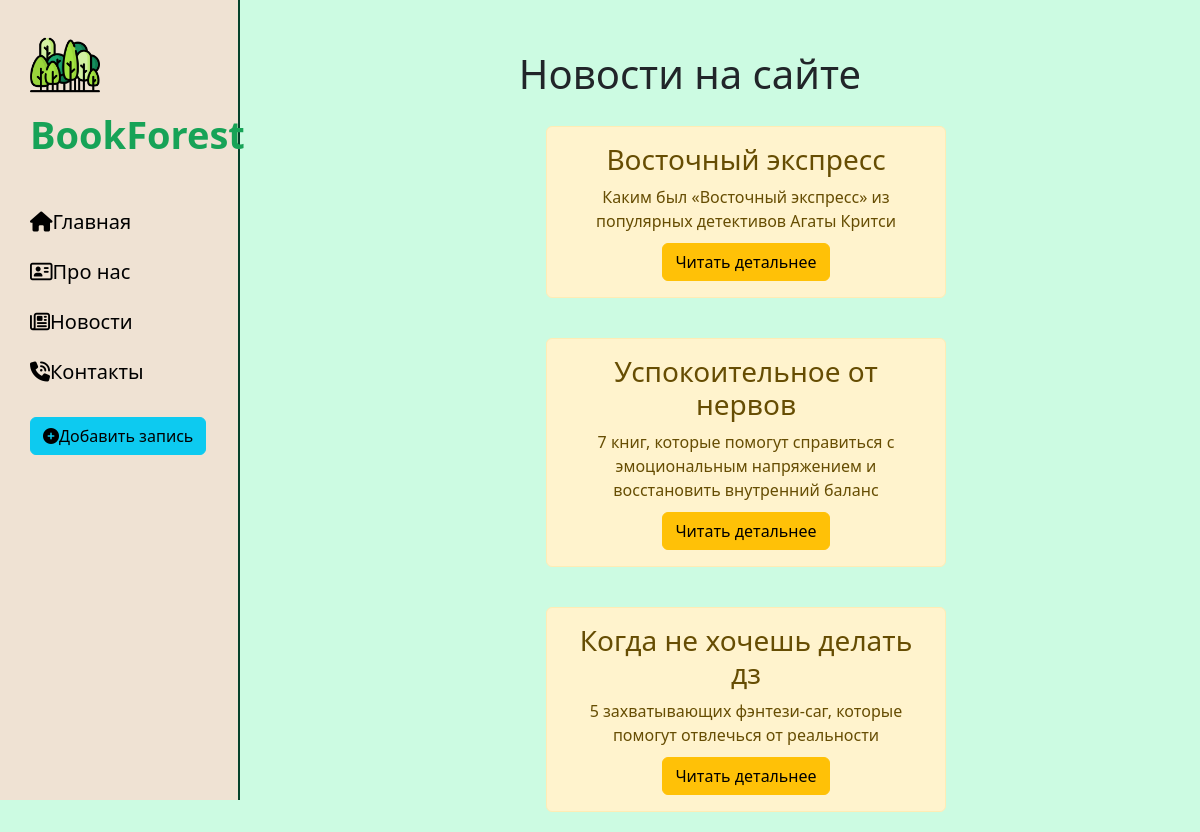
Page /news/ on the committed database.
### news/models.py (models this page shows, shortened)
class Articales(models.Model):
    title = models.CharField('Название', max_length=50)
    anons = models.CharField('Анонс', max_length=250)
    full_text = models.TextField('Статья')
    date = models.DateTimeField('Дата публикации')
    class Meta:
        verbose_name = 'Новость'
        verbose_name_plural = 'Новости'

### news/views.py (the view)
# urls.py: path('', views.news_home, name='news_home'),
def news_home(request):
    news = Articales.objects.order_by('-date')
    return render(request, 'news/news_home.html', {'news':news})

### news/templates/news/news_home.html (shortened to what this page needs)
{% extends 'main/layout.html'%}
{% block content %}
    <div class="features">
        <h1>Новости на сайте</h1>
        {% if news %}
            {% for el in news %}
                <div class="alert alert-warning">
                    <h3>{{ el.title }}</h3>
                    <p>{{ el.anons }}</p>
                    <a href="{% url 'news-datail' el.id %}" class="btn btn-warning">Читать детальнее</a>
             </div>
            {% endfor %}
        {% else %}
            <p>У вас нет записей!</p>
        {% endif %}
    </div>
{% endblock %}

### main/templates/main/layout.html (shortened to what this page needs)
{% load static %}
<html lang="en">
<head>
    <link rel="stylesheet" href="https://cdn.jsdelivr.net/npm/bootstrap@5.2.2/dist/css/bootstrap.min.css">
    <link rel="stylesheet" href="{% static 'main/css/main.css' %}">
    <link rel="stylesheet" href="https://use.fontawesome.com/releases/v6.2.0/css/all.css">
</head>
<body>
    <aside>
        <img src="{% static 'main/img/forest.png'%}" alt="Лого">
        <span class="logo">BookForest</span>
        <ul>
            <a href="{% url 'home' %}"><li><i class="fa-solid fa-house"></i>Главная</li></a>
            <a href="{% url 'about' %}"><li><i class="fa-regular fa-address-card"></i>Про нас</li></a>
            <a href="{% url 'news_home' %}"><li><i class="fa-regular fa-newspaper"></i>Новости</li></a>
            <a href=""><li><i class="fa-solid fa-phone-volume"></i>Контакты</li></a>
        </ul>
        <a href="{% url 'create' %}"><li><button class="btn btn-info"><i class="fas fa-plus-circle"></i>Добавить запись</button></li></a>
    </aside>
    <main>
    {% block content %}
    {% endblock %}
    </main>
</body>
</html>

### main/static/main/css/main.css (style rules this page uses)
body { background: rgba(204, 251, 226, 1); }
aside { float: left; background: rgba(239, 226, 211, 1); width: 20%; padding: 2.5%; height: 100vh; color: black; border-right: 2px solid rgba(4, 66, 44, 1); }
aside img { width: 70px; float: left; }
aside .logo { color: rgba(23, 163, 87, 1); font-size: 38px; font-weight: bold; position: relative; top: 6px; }
aside a { text-decoration: none; list-style: none; font-size: 20px; color: black; display: block; margin-top: 20px; transition: transform .6s ease; }
ul { margin-top: 50px; margin-bottom: 30px; padding: 0; }
.features { float: left; margin-top: 50px; text-align: center; width: 75%; }
.features p { max-width: 1000px; padding:0px; margin:0px auto; }
.alert-warning { float:left; clear: both; width: 400px; margin: 20px 34%; text-align: center; }
.btn-warning { margin-top: 10px; }

### rows in the picture
Articales: title "Восточный экспресс", anons "Каким был «Восточный экспресс» из популярных детективов Агаты Критси"
Articales: title "Успокоительное от нервов", anons "7 книг, которые помогут справиться с эмоциональным напряжением и восстановить внутренний баланс"
Articales: title "Когда не хочешь делать дз", anons "5 захватывающих фэнтези-саг, которые помогут отвлечься от реальности"
